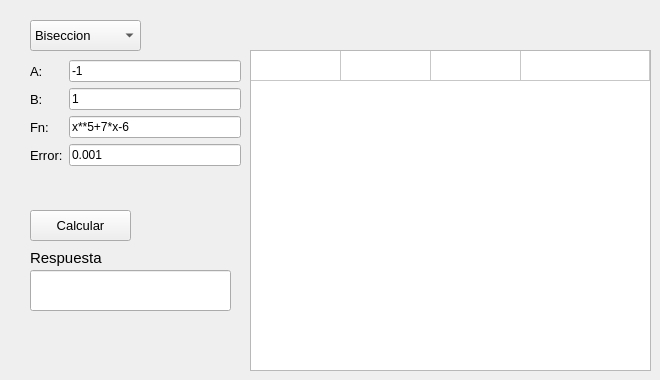
   <widget class="QWidget" name="tabCerrados">
    <attribute name="title">
     <string>Metodos Cerrados</string>
    </attribute>
    <widget class="QComboBox" name="comboBoxMC">
     <property name="geometry">
      <rect>
       <x>30</x>
       <y>20</y>
       <width>111</width>
       <height>31</height>
      </rect>
     </property>
     <property name="font">
      <font>
       <pointsize>10</pointsize>
      </font>
     </property>
     <item>
      <property name="text">
       <string>Biseccion</string>
      </property>
     </item>
     <item>
      <property name="text">
       <string>Falsa Posicion</string>
      </property>
     </item>
    </widget>
    <widget class="QPushButton" name="botonMetodCerrados">
     <property name="geometry">
      <rect>
       <x>30</x>
       <y>210</y>
       <width>101</width>
       <height>31</height>
      </rect>
     </property>
     <property name="font">
      <font>
       <pointsize>10</pointsize>
      </font>
     </property>
     <property name="text">
      <string>Calcular</string>
     </property>
    </widget>
    <widget class="QWidget" name="formLayoutWidget_2">
     <property name="geometry">
      <rect>
       <x>30</x>
       <y>60</y>
       <width>211</width>
       <height>138</height>
      </rect>
     </property>
     <layout class="QFormLayout" name="formLayout_2">
      <item row="0" column="0">
       <widget class="QLabel" name="aLabel">
        <property name="font">
         <font>
          <pointsize>10</pointsize>
         </font>
        </property>
        <property name="text">
         <string>A:</string>
        </property>
       </widget>
      </item>
      <item row="0" column="1">
       <widget class="QLineEdit" name="aLineEdit">
        <property name="text">
         <string>-1</string>
        </property>
       </widget>
      </item>
      <item row="1" column="0">
       <widget class="QLabel" name="bLabel">
        <property name="font">
         <font>
          <pointsize>10</pointsize>
         </font>
        </property>
        <property name="text">
         <string>B:</string>
        </property>
       </widget>
      </item>
      <item row="1" column="1">
       <widget class="QLineEdit" name="bLineEdit">
        <property name="text">
         <string>1</string>
        </property>
       </widget>
      </item>
      <item row="2" column="0">
       <widget class="QLabel" name="fnLabel">
        <property name="font">
         <font>
          <pointsize>10</pointsize>
         </font>
        </property>
        <property name="text">
         <string>Fn:</string>
        </property>
       </widget>
      </item>
      <item row="2" column="1">
       <widget class="QLineEdit" name="fnLineEdit">
        <property name="text">
         <string>x**5+7*x-6</string>
        </property>
       </widget>
      </item>
      <item row="3" column="0">
       <widget class="QLabel" name="errorLabel">
        <property name="font">
         <font>
          <pointsize>10</pointsize>
         </font>
        </property>
        <property name="text">
         <string>Error:</string>
        </property>
       </widget>
      </item>
      <item row="3" column="1">
       <widget class="QLineEdit" name="errorLineEdit">
        <property name="text">
         <string>0.001</string>
        </property>
       </widget>
      </item>
     </layout>
    </widget>
    <widget class="QTableWidget" name="tableMetodC">
     <property name="geometry">
      <rect>
       <x>250</x>
       <y>50</y>
       <width>401</width>
       <height>321</height>
      </rect>
     </property>
     <property name="sizeAdjustPolicy">
      <enum>QAbstractScrollArea::AdjustToContentsOnFirstShow</enum>
     </property>
     <property name="autoScroll">
      <bool>true</bool>
     </property>
     <property name="editTriggers">
      <set>QAbstractItemView::NoEditTriggers</set>
     </property>
     <property name="rowCount">
      <number>1</number>
     </property>
     <property name="columnCount">
      <number>4</number>
     </property>
     <attribute name="horizontalHeaderVisible">
      <bool>false</bool>
     </attribute>
     <attribute name="horizontalHeaderCascadingSectionResizes">
      <bool>true</bool>
     </attribute>
     <attribute name="horizontalHeaderDefaultSectionSize">
      <number>90</number>
     </attribute>
     <attribute name="horizontalHeaderMinimumSectionSize">
      <number>20</number>
     </attribute>
     <attribute name="horizontalHeaderStretchLastSection">
      <bool>true</bool>
     </attribute>
     <attribute name="verticalHeaderVisible">
      <bool>false</bool>
     </attribute>
     <attribute name="verticalHeaderCascadingSectionResizes">
      <bool>false</bool>
     </attribute>
     <attribute name="verticalHeaderDefaultSectionSize">
      <number>30</number>
     </attribute>
     <attribute name="verticalHeaderMinimumSectionSize">
      <number>30</number>
     </attribute>
     <row/>
     <column>
      <property name="text">
       <string>a</string>
      </property>
     </column>
     <column>
      <property name="text">
       <string>b</string>
      </property>
     </column>
     <column>
      <property name="text">
       <string>xn</string>
      </property>
     </column>
     <column>
      <property name="text">
       <string>error</string>
      </property>
     </column>
    </widget>
    <widget class="QLabel" name="label_14">
     <property name="geometry">
      <rect>
       <x>30</x>
       <y>250</y>
       <width>81</width>
       <height>16</height>
      </rect>
     </property>
     <property name="font">
      <font>
       <pointsize>11</pointsize>
      </font>
     </property>
     <property name="text">
      <string>Respuesta</string>
     </property>
    </widget>
    <widget class="QLineEdit" name="respMetodC">
     <property name="geometry">
      <rect>
       <x>30</x>
       <y>270</y>
       <width>201</width>
       <height>41</height>
      </rect>
     </property>
     <property name="font">
      <font>
       <pointsize>12</pointsize>
      </font>
     </property>
     <property name="readOnly">
      <bool>true</bool>
     </property>
    </widget>
   </widget>
